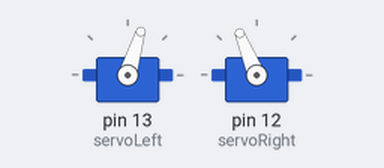
A sketch run on a simulated Arduino Uno, built with avr-gcc and run on an emulated ATmega328P. Parts: 2 × servo.

Above: at 0.05 s.
At 1.2 s:
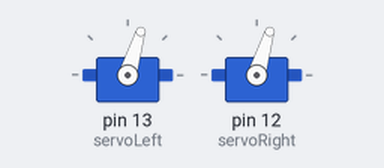
At 2.4 s:
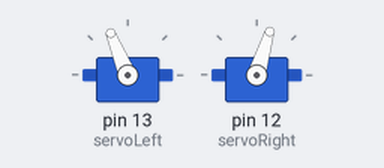
At 4.8 s:
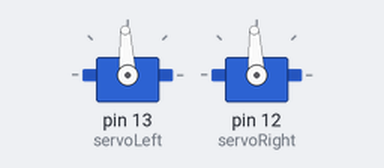
Timing chart, 0 to 6.2 s (numbered marks = the images above):
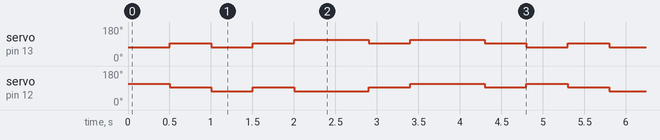

The sketch:

movement.ino
```cpp
#include <Servo.h>

Servo servoRight;
Servo servoLeft;

void setup() {
  servoLeft.attach(13);
  servoRight.attach(12);
  servoLeft.writeMicroseconds(1500);
  servoRight.writeMicroseconds(1500);
}
void forward(){
  servoLeft.writeMicroseconds(1300);
  servoRight.writeMicroseconds(1700);
  delay(500);
}

void backward(){
  servoLeft.writeMicroseconds(1700);
  servoRight.writeMicroseconds(1300);
  delay(900);
}

void superdirection(){
  servoLeft.writeMicroseconds(1700);
  servoRight.writeMicroseconds(1700);
  delay(900);
}
void mysteryDirection(){
  servoLeft.writeMicroseconds(1300);
  servoRight.writeMicroseconds(1300);
  delay(500);
}

void stopServos(){
  servoLeft.writeMicroseconds(1500);
  servoRight.writeMicroseconds(1500);
  delay(500);
}
void loop(){
  forward();
  stopServos();
  mysteryDirection();
  stopServos();
  backward();
  stopServos();
  superdirection();
  stopServos();
}
```

Measured:
- by itself, servo on pin 13 (servoLeft): repeats every 4.8 s: 73° 0.50 s, 2 × (93° 0.50 s, 112° 0.90 s), 93° 0.50 s, 73° 0.50 s, 93° 0.50 s
- by itself, servo on pin 12 (servoRight): repeats every 4.8 s: 73° 0.50 s, 93° 0.50 s, 73° 0.90 s, 93° 0.50 s, 112° 0.90 s, 93° 0.50 s, 112° 0.50 s, 93° 0.50 s
